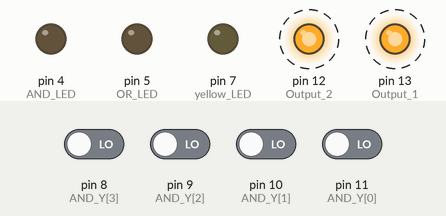
Recording of a sketch running on a simulated Arduino Uno, built with avr-gcc and run on an emulated ATmega328P. Shown: output pins drawn as LEDs (lit = HIGH). Dashed ring = blinking. Inputs (shaded band) come from the test bench; at power-on: pin 8 (AND_Y[3]), pin 9 (AND_Y[2]), pin 10 (AND_Y[1]), pin 11 (AND_Y[0]) LOW. What the sketch prints to the serial monitor is not drawn.

Above: at 1.43 s.
At 2.0 s:
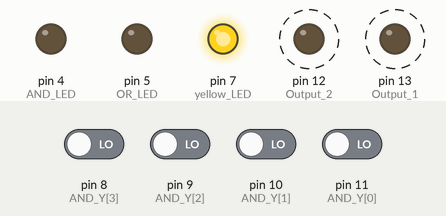
2.1 s: pin 8 (AND_Y[3]) driven HIGH and pin 9 (AND_Y[2]) driven HIGH and pin 10 (AND_Y[1]) driven HIGH and pin 11 (AND_Y[0]) driven HIGH
At 4.63 s:
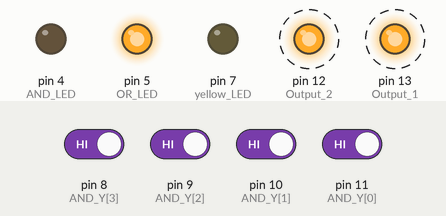
Timing chart, 0 to 11.1 s (numbered marks = the images above; inputs shaded):
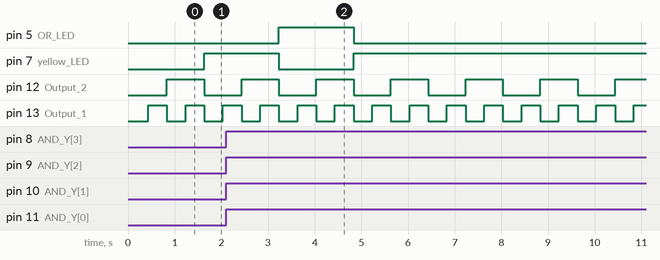

Measured:
- after the input at 2.1 s, pin 5 (OR_LED): LOW → HIGH after 1.1 s, → LOW 1.6 s later; pin 7 (yellow_LED): HIGH → LOW after 1.1 s, → HIGH 1.6 s later
- by itself, pin 12 (Output_2): alternates HIGH for 0.80 s and LOW for 0.80 s
- by itself, pin 13 (Output_1): alternates HIGH for 0.40 s and LOW for 0.40 s

The sketch:

Capstone_Beta_2.1.ino
```cpp
/******************************
James Solonika

Portland Community College
EET 256
Spring 2015
Capstone Project

Beta v2.1
AND & OR Tester:
Check the function of the inserted chip
and determine if it is a functioning AND,]
OR, or non-functioning.
*******************************/

//Includes

//Set Pin Assingments
const int yellow_LED = 7;
const int AND_LED = 4;
const int OR_LED = 5;

//global temp variables
int i; //loop counter
int temp; //misc
boolean is_and;
boolean is_or;

//timing constants
const int delay_time = 400;

//global IO configurations
const int Output_1 = 13;
const int Output_2 = 12;
const int AND_Y[4] = {11,10,9,8};

//global logic storage
int Logic_Result[4][4];

//global logic compare tables
const int AND_Good[4][4] = {
  {LOW,LOW,LOW,LOW},
  {LOW,LOW,LOW,LOW},
  {LOW,LOW,LOW,LOW},
  {HIGH,HIGH,HIGH,HIGH}
};

const int OR_Good[4][4] = {
  {LOW,LOW,LOW,LOW},
  {HIGH,HIGH,HIGH,HIGH},
  {HIGH,HIGH,HIGH,HIGH},
  {HIGH,HIGH,HIGH,HIGH}
};

void setup() {

  //Misc Processes
  Serial.begin(9600);

  // Set Input Pins
  for (i  =0; i < 4; i++)
    pinMode(AND_Y[i], INPUT);

  //Set Output Pins
  pinMode(Output_1, OUTPUT);
  pinMode(Output_2, OUTPUT);

  pinMode(AND_LED, OUTPUT);
  pinMode(OR_LED, OUTPUT);
  pinMode(yellow_LED, OUTPUT);

  //Initialize Outputs
  digitalWrite(AND_LED, LOW);
  digitalWrite(OR_LED, LOW);
  digitalWrite(yellow_LED, LOW);
  for (i  =0; i < 4; i++)
    digitalWrite(AND_Y[i], LOW);

  //Initial Serial message
  Serial.print("*********************");
  Serial.print('\n');
  Serial.print("Welcome to AND Checker.");
  Serial.print('\n');
  Serial.print("Program has begun.");
  Serial.print('\n');
  Serial.print("******************************");
  Serial.print('\n');
  Serial.print('\n');
  Serial.print('\n');
}

void loop() {

  //check all zeroes
  digitalWrite(Output_1, LOW);
  digitalWrite(Output_2, LOW);
  delay(delay_time);
  for (i=0; i < 4; i++)
    Logic_Result[0][i] = digitalRead(AND_Y[i]);


  //check all 0,1
  digitalWrite(Output_1, HIGH);
  delay(delay_time);
  for (i=0; i < 4; i++)
    Logic_Result[1][i] = digitalRead(AND_Y[i]);


  //check all 1,0
  digitalWrite(Output_1, LOW);
  digitalWrite(Output_2, HIGH);
  delay(delay_time);
  for (i=0; i < 4; i++)
    Logic_Result[2][i] = digitalRead(AND_Y[i]);


  //check all ones
  digitalWrite(Output_1, HIGH);
  delay(delay_time);
  for (i=0; i < 4; i++)
    Logic_Result[3][i] = digitalRead(AND_Y[i]);

  //check results
  is_and = true;
  is_or = true;
  for (i = 0; i < 4; i++)
  {
    for (temp = 0; temp < 4; temp++)
    {
     if (AND_Good[i][temp] != Logic_Result[i][temp])
       is_and = false;

     if (OR_Good[i][temp] != Logic_Result[i][temp])
       is_or = false;
    }
  };

  if (is_and == true)
     {
       digitalWrite(AND_LED, HIGH);
       digitalWrite(yellow_LED, LOW);
     }
  else if (is_or == true && is_and == false)
     {
       digitalWrite(OR_LED, HIGH);
       digitalWrite(yellow_LED, LOW);
     }
  else
     {
       digitalWrite(yellow_LED, HIGH);
       digitalWrite(OR_LED, LOW);
       digitalWrite(AND_LED, LOW);
     }
}
```
